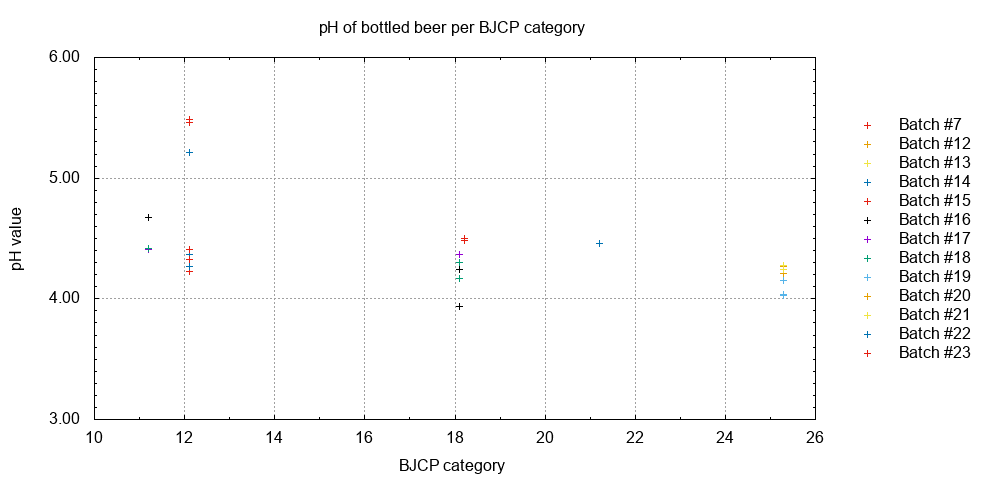

Generate this figure with gnuplot:
# setup graph
set term png size 1000,480
output_file = "ph_bottled_beer_BJCP.png"
set output output_file
set title "pH of bottled beer per BJCP category"
set style data points
set key outside right center vertical Left reverse enhanced autotitle nobox
# format Y-axis
set ylabel "pH value"
set format y " %.2f"
set autoscal y
set grid y
set ytics 1
set mytics 10
# format X-axis
set xlabel "BJCP category"
set grid x
set mxtics
#set xtics offset 0,-1.5 rotate by 90
set autoscale x
# plot the graph
plot "ph.data" using 5:2:3 lc variable notitle, \
    keyentry with point lc  7 lt 1 title "Batch #7", \
    keyentry with point lc 12 lt 1 title "Batch #12", \
    keyentry with point lc 13 lt 1 title "Batch #13", \
    keyentry with point lc 14 lt 1 title "Batch #14", \
    keyentry with point lc 15 lt 1 title "Batch #15", \
    keyentry with point lc 16 lt 1 title "Batch #16", \
    keyentry with point lc 17 lt 1 title "Batch #17", \
    keyentry with point lc 18 lt 1 title "Batch #18", \
    keyentry with point lc 19 lt 1 title "Batch #19", \
    keyentry with point lc 20 lt 1 title "Batch #20", \
    keyentry with point lc 21 lt 1 title "Batch #21", \
    keyentry with point lc 22 lt 1 title "Batch #22", \
    keyentry with point lc 23 lt 1 title "Batch #23"
 
# set output back to default
set output
# reset terminal type
set terminal pop
